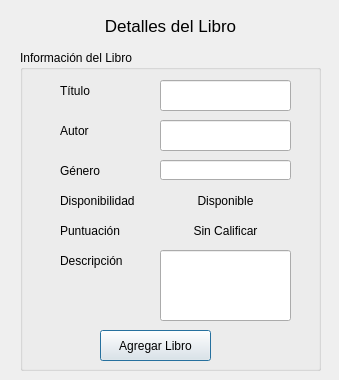
<?xml version="1.0" encoding="UTF-8"?>
<ui version="4.0">
 <class>vistaLibro</class>
 <widget class="QDialog" name="vistaLibro">
  <property name="geometry">
   <rect>
    <x>0</x>
    <y>0</y>
    <width>339</width>
    <height>380</height>
   </rect>
  </property>
  <property name="windowTitle">
   <string>Dialog</string>
  </property>
  <widget class="QLabel" name="label">
   <property name="geometry">
    <rect>
     <x>60</x>
     <y>10</y>
     <width>221</width>
     <height>31</height>
    </rect>
   </property>
   <property name="font">
    <font>
     <pointsize>13</pointsize>
    </font>
   </property>
   <property name="text">
    <string>Detalles del Libro</string>
   </property>
   <property name="alignment">
    <set>Qt::AlignCenter</set>
   </property>
  </widget>
  <widget class="QGroupBox" name="groupBox">
   <property name="geometry">
    <rect>
     <x>20</x>
     <y>50</y>
     <width>301</width>
     <height>321</height>
    </rect>
   </property>
   <property name="title">
    <string>Información del Libro</string>
   </property>
   <widget class="QLabel" name="label_7">
    <property name="geometry">
     <rect>
      <x>40</x>
      <y>170</y>
      <width>101</width>
      <height>21</height>
     </rect>
    </property>
    <property name="text">
     <string>Puntuación</string>
    </property>
   </widget>
   <widget class="QLabel" name="label_6">
    <property name="geometry">
     <rect>
      <x>40</x>
      <y>140</y>
      <width>101</width>
      <height>21</height>
     </rect>
    </property>
    <property name="text">
     <string>Disponibilidad</string>
    </property>
   </widget>
   <widget class="QLabel" name="label_4">
    <property name="geometry">
     <rect>
      <x>40</x>
      <y>70</y>
      <width>101</width>
      <height>21</height>
     </rect>
    </property>
    <property name="text">
     <string>Autor</string>
    </property>
   </widget>
   <widget class="QLabel" name="label_3">
    <property name="geometry">
     <rect>
      <x>40</x>
      <y>30</y>
      <width>101</width>
      <height>21</height>
     </rect>
    </property>
    <property name="text">
     <string>Título</string>
    </property>
   </widget>
   <widget class="QLabel" name="label_5">
    <property name="geometry">
     <rect>
      <x>40</x>
      <y>110</y>
      <width>101</width>
      <height>21</height>
     </rect>
    </property>
    <property name="text">
     <string>Género</string>
    </property>
   </widget>
   <widget class="QLineEdit" name="lineEdit_1">
    <property name="geometry">
     <rect>
      <x>140</x>
      <y>30</y>
      <width>131</width>
      <height>31</height>
     </rect>
    </property>
    <property name="alignment">
     <set>Qt::AlignLeading|Qt::AlignLeft|Qt::AlignTop</set>
    </property>
   </widget>
   <widget class="QLineEdit" name="lineEdit_2">
    <property name="geometry">
     <rect>
      <x>140</x>
      <y>70</y>
      <width>131</width>
      <height>31</height>
     </rect>
    </property>
    <property name="alignment">
     <set>Qt::AlignLeading|Qt::AlignLeft|Qt::AlignTop</set>
    </property>
   </widget>
   <widget class="QLineEdit" name="lineEdit_3">
    <property name="geometry">
     <rect>
      <x>140</x>
      <y>110</y>
      <width>131</width>
      <height>20</height>
     </rect>
    </property>
    <property name="alignment">
     <set>Qt::AlignLeading|Qt::AlignLeft|Qt::AlignTop</set>
    </property>
   </widget>
   <widget class="QLabel" name="label_8">
    <property name="geometry">
     <rect>
      <x>40</x>
      <y>200</y>
      <width>101</width>
      <height>21</height>
     </rect>
    </property>
    <property name="text">
     <string>Descripción</string>
    </property>
    <property name="alignment">
     <set>Qt::AlignLeading|Qt::AlignLeft|Qt::AlignVCenter</set>
    </property>
   </widget>
   <widget class="QLabel" name="lineEdit_4">
    <property name="geometry">
     <rect>
      <x>150</x>
      <y>140</y>
      <width>111</width>
      <height>21</height>
     </rect>
    </property>
    <property name="text">
     <string>Disponible</string>
    </property>
    <property name="alignment">
     <set>Qt::AlignCenter</set>
    </property>
   </widget>
   <widget class="QLabel" name="lineEdit_5">
    <property name="geometry">
     <rect>
      <x>150</x>
      <y>170</y>
      <width>111</width>
      <height>21</height>
     </rect>
    </property>
    <property name="text">
     <string>Sin Calificar</string>
    </property>
    <property name="alignment">
     <set>Qt::AlignCenter</set>
    </property>
   </widget>
   <widget class="QLineEdit" name="lineEdit_6">
    <property name="geometry">
     <rect>
      <x>140</x>
      <y>200</y>
      <width>131</width>
      <height>71</height>
     </rect>
    </property>
    <property name="alignment">
     <set>Qt::AlignLeading|Qt::AlignLeft|Qt::AlignTop</set>
    </property>
    <property name="clearButtonEnabled">
     <bool>true</bool>
    </property>
   </widget>
   <widget class="QPushButton" name="pushButton">
    <property name="geometry">
     <rect>
      <x>80</x>
      <y>280</y>
      <width>111</width>
      <height>31</height>
     </rect>
    </property>
    <property name="text">
     <string>Agregar Libro</string>
    </property>
   </widget>
  </widget>
 </widget>
 <resources/>
 <connections/>
</ui>
